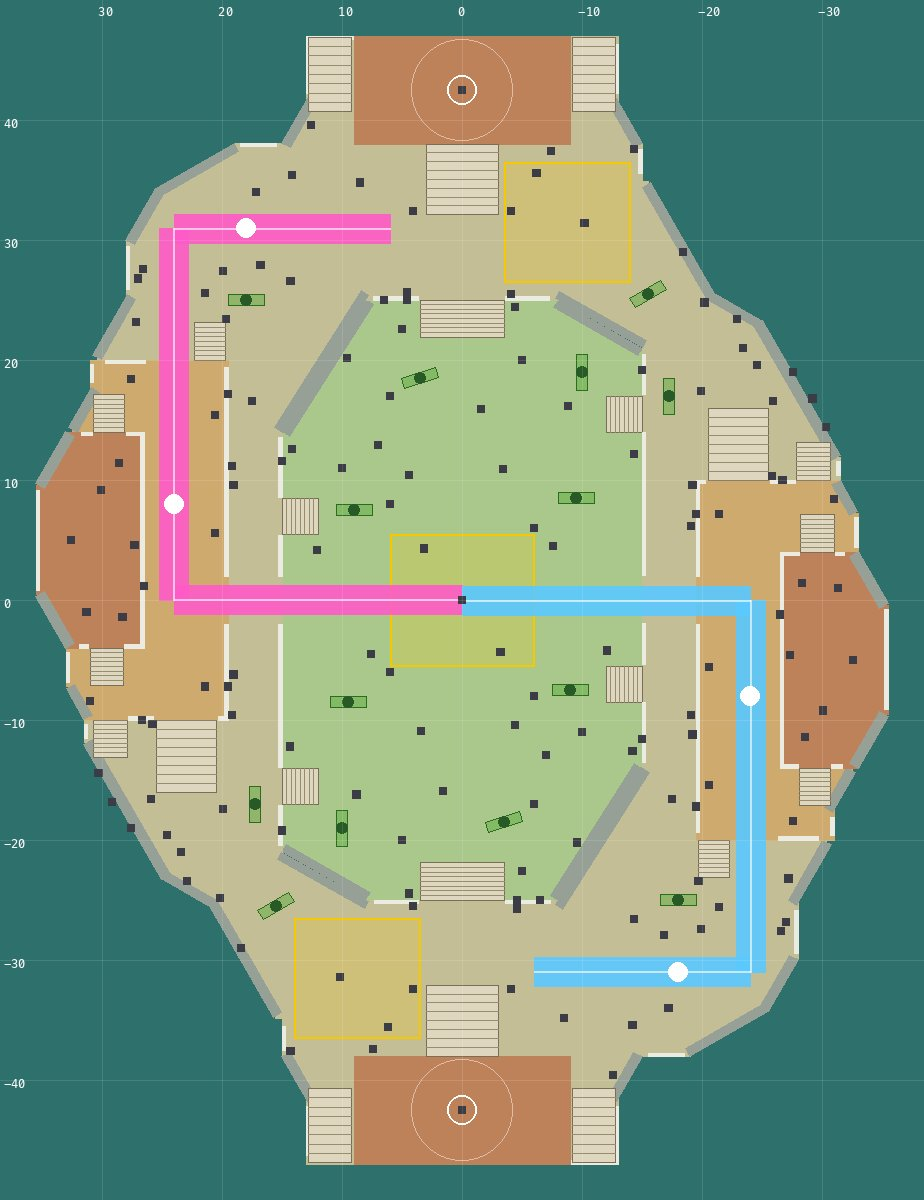

Here is the Python script that generated this plot:
# Eco-Forest Treehills — top-down plan from dump.mjs's JSON: pieces shaded by height, ramps hatched, the zones, the
# tower track, the pods (+ their hedges), spawn pads. Minimap view: +X to the left, Bravo at the top (as a player sees it).
#   python3 plan.py dump.json out.png [scale]
import json, sys, math
from PIL import Image, ImageDraw, ImageFont
J = json.load(open(sys.argv[1])); out = sys.argv[2]; S = float(sys.argv[3]) if len(sys.argv) > 3 else 11
B = J['bounds']; x0, x1, z0, z1 = B['minX'] - 3, B['maxX'] + 3, B['minZ'] - 3, B['maxZ'] + 3
W, H = int((x1 - x0) * S), int((z1 - z0) * S)
def P(x, z): return ((x1 - x) * S, (z1 - z) * S)
im = Image.new('RGB', (W, H), (46, 112, 108)); d = ImageDraw.Draw(im, 'RGBA')
F = ImageFont.truetype('/System/Library/Fonts/Menlo.ttc', 12)
def col(y1, dd):
    if dd.get('roof'): return (120, 120, 128)
    t = dd.get('tag') or ''
    if t in ('retaining', 'coping'): base = (150, 160, 150)
    elif t == 'kerb': base = (235, 235, 225)
    elif y1 < 0.5: base = (170, 200, 140)
    elif y1 < 1.8: base = (196, 190, 150)
    elif y1 < 3.0: base = (206, 170, 110)
    elif y1 < 3.5: base = (230, 228, 220)
    else: base = (190, 130, 90)
    return base
def corners(dd):
    if dd['kind'] == 'box':
        a, b = dd['min'], dd['max']; return [(a[0], a[2]), (b[0], a[2]), (b[0], b[2]), (a[0], b[2])], b[1]
    if dd['kind'] == 'obox':
        cx, cy, cz = dd['center']; sx, sy, sz = dd['size']; a = math.radians(dd['rotY'])
        ax = (math.cos(a), -math.sin(a)); az = (math.sin(a), math.cos(a))
        return [(cx + ax[0] * sx / 2 * i + az[0] * sz / 2 * k, cz + ax[1] * sx / 2 * i + az[1] * sz / 2 * k) for i, k in [(-1, -1), (1, -1), (1, 1), (-1, 1)]], cy + sy / 2
    lo, hi, w = dd['low'], dd['high'], dd['width']
    dx, dz = hi[0] - lo[0], hi[2] - lo[2]; L = math.hypot(dx, dz); nx, nz = -dz / L * w / 2, dx / L * w / 2
    return [(lo[0] + nx, lo[2] + nz), (hi[0] + nx, hi[2] + nz), (hi[0] - nx, hi[2] - nz), (lo[0] - nx, lo[2] - nz)], max(lo[1], hi[1]) + 0.001
items = sorted([(t, p, dd) for dd in J['defs'] if not dd.get('hidden') for p, t in [corners(dd)]], key=lambda t: t[0])
for top, pts, dd in items:
    c = col(top, dd)
    if dd['kind'] == 'ramp':
        d.polygon([P(*p) for p in pts], fill=(222, 214, 190), outline=(120, 110, 90))
        lo, hi = dd['low'], dd['high']
        for k in range(1, 8):
            t = k / 8; cx, cz = lo[0] + (hi[0] - lo[0]) * t, lo[2] + (hi[2] - lo[2]) * t
            dx, dz = hi[0] - lo[0], hi[2] - lo[2]; L = math.hypot(dx, dz); nx, nz = -dz / L * dd['width'] / 2, dx / L * dd['width'] / 2
            d.line([P(cx + nx, cz + nz), P(cx - nx, cz - nz)], fill=(150, 140, 110), width=1)
    else:
        d.polygon([P(*p) for p in pts], fill=c)
# height labels at region centres (sparse)
Z = J['zones']
zp = lambda z: z.get('polys') or [z['poly']]
for z in Z['center']:
    for p in zp(z): d.polygon([P(*q) for q in p], outline=(245, 200, 0), fill=(245, 200, 0, 50), width=2)
for sg in (1, -1):
    for p in zp(Z['side']): d.polygon([P(q[0] * sg, q[1] * sg) for q in p], outline=(245, 200, 0), fill=(245, 200, 0, 50), width=2)
T = J['tower']['path']
for sg, c in ((1, (255, 90, 200, 230)), (-1, (90, 200, 255, 230))):
    pts = [P(p[0] * sg, p[-1] * sg) for p in T]
    d.line(pts, fill=c, width=int(2.5 * S))
    d.line(pts, fill=(255, 255, 255, 160), width=2)
    for cp in J['tower'].get('checkpoints', []):
        x, z = cp[0] * sg, cp[1] * sg; d.ellipse([P(x + 0.8, z + 0.8), P(x - 0.8, z - 0.8)], fill=(255, 255, 255))
# pods + hedges
for sg in (1, -1):
    for p in J['pods']['list']:
        x, y, z = p['pos']; x, z = x * sg, z * sg; r = p['rotY'] + (math.pi if sg < 0 else 0)
        w, h, dd = p['size']; ux, uz = math.cos(r), -math.sin(r); vx, vz = math.sin(r), math.cos(r)
        q = [(x + ux * w / 2 * i + vx * dd / 2 * k, z + uz * w / 2 * i + vz * dd / 2 * k) for i, k in [(-1, -1), (1, -1), (1, 1), (-1, 1)]]
        d.polygon([P(*a) for a in q], fill=(90, 170, 60, 120), outline=(40, 110, 30))
        d.ellipse([P(x + 0.45, z + 0.45), P(x - 0.45, z - 0.45)], fill=(40, 90, 40))
# props (footprints as small dots / boxes)
for p in J['pl']:
    if p['type'] == 'pod': continue
    x, y, z = p['pos']
    d.rectangle([P(x + 0.3, z + 0.3), P(x - 0.3, z - 0.3)], fill=(60, 60, 70))
for sp in J['pads']:
    x, y, z = sp; d.ellipse([P(x + 1.2, z + 1.2), P(x - 1.2, z - 1.2)], outline=(255, 255, 255), width=2)
    d.ellipse([P(x + 4.2, z + 4.2), P(x - 4.2, z - 4.2)], outline=(255, 255, 255, 120), width=1)
# grid
for gx in range(-30, 31, 10):
    d.line([P(gx, z0), P(gx, z1)], fill=(255, 255, 255, 30)); d.text(P(gx + 0.3, z1 - 0.3), str(gx), fill=(255, 255, 255, 140), font=F)
for gz in range(-40, 41, 10):
    d.line([P(x0, gz), P(x1, gz)], fill=(255, 255, 255, 30)); d.text(P(x1 - 0.3, gz + 0.3), str(gz), fill=(255, 255, 255, 140), font=F)
im.save(out)
print('saved', out, im.size)
